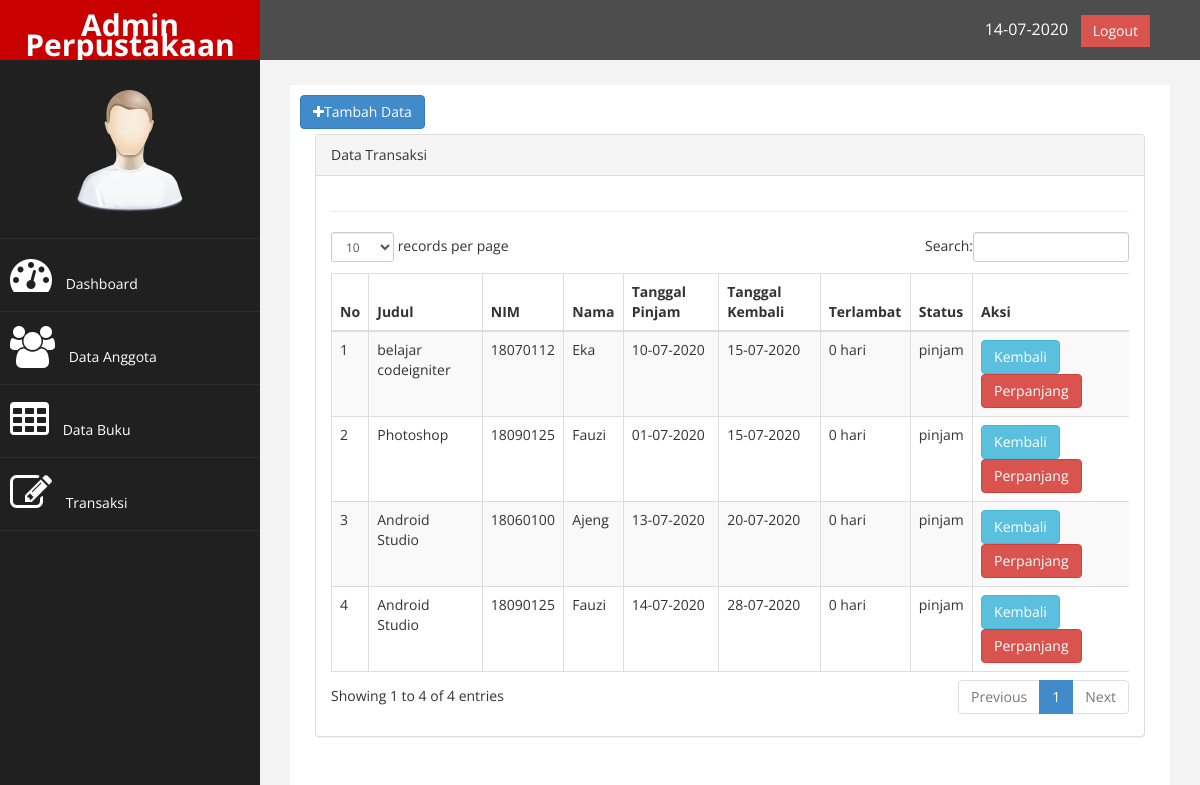
The page /index.php?page=transaksi (signed in) on the database its author committed.
### tables this page shows
CREATE TABLE `tb_transaksi` (
  `id` int(9) NOT NULL,
  `judul` varchar(200) NOT NULL,
  `isbn` varchar(25) NOT NULL,
  `nim` int(8) NOT NULL,
  `nama` varchar(150) NOT NULL,
  `tgl_pinjam` varchar(30) NOT NULL,
  `tgl_kembali` varchar(30) NOT NULL,
  `status` varchar(30) NOT NULL
);

### function.php (called while the page is built)
<?php
    function terlambat($tgl_dateline, $tgl_kembali){
        $tgl_dateline_pecah = explode("-", $tgl_dateline);
        $tgl_dateline_pecah = $tgl_dateline_pecah[2]."-".$tgl_dateline_pecah[1]."-".$tgl_dateline_pecah[0];
        $tgl_kembali_pecah = explode("-", $tgl_kembali);
        $tgl_kembali_pecah = $tgl_kembali_pecah[2]."-".$tgl_kembali_pecah[1]."-".$tgl_kembali_pecah[0];
        $selisih = strtotime($tgl_kembali_pecah)- strtotime($tgl_dateline_pecah);
        $selisih = $selisih/86400;
        if($selisih>1){
            $hasi_tgl = floor($selisih);
        }else{
            $hasi_tgl= 0;
        }
        return $hasi_tgl;
    }
?>

### page/transaksi/transaksi.php (the view, shortened to what this page needs)
<a href="?page=transaksi&aksi=tambah" class="btn btn-primary" style="margin-bottom:5px;"><i class="fa fa-plus"></i>Tambah Data</a>
    <div class="col-md-12">
        <div class="panel panel-default">
            <div class="panel-heading">
                Data Transaksi
            </div>
    <div class="panel-body">
    <div class="table-responsive">
        <table class="table table-striped table-bordered table-hover" id="dataTables-example">
            <thead>
            <tr>
                <th>No</th>
                <th>Judul</th>
                <th>NIM</th>
                <th>Nama</th>
                <th>Tanggal Pinjam</th>
                <th>Tanggal Kembali</th>
                <th>Terlambat</th>
				<th>Status</th>
				<th>Aksi</th>
            </tr>
            </thead>
            <tbody>
			<?php
			$no = 1;
			$sql = $koneksi->query("select * from tb_transaksi where status='pinjam'");
			while ($data = $sql->fetch_assoc()) {
            ?>
			<tr>
				<td><?php echo $no++;?></td>
                <td><?php echo $data['judul'];?></td>
                <td><?php echo $data['nim'];?></td>
				<td><?php echo $data['nama'];?></td>
				<td><?php echo $data['tgl_pinjam'];?></td>
				<td><?php echo $data['tgl_kembali'];?></td>
				<td>
                    <?php
                    $tgl_dateline=$data['tgl_kembali'];
                    $tgl_kembali=date('d-m-y');
                    $lambat= terlambat($tgl_dateline,$tgl_kembali);
                    $denda1=1000;
                    $denda=$lambat*$denda1;
                    if ($lambat>0) {
                        echo "<font color='red'>$lambat hari<br>(Rp $denda)</font>";
                    }else{
                        echo $lambat." hari";
                    }
                        ?>
                </td>
				<td><?php echo $data['status'];?></td>
				<td>
				<a href="?page=transaksi&aksi=kembali&id=<?php echo $data['id']; ?>&judul=
                <?php echo $data['judul']; ?>" class="btn btn-info" > Kembali</a>
                <a href="?page=transaksi&aksi=perpanjang&id=<?php echo $data['id']; ?>
                &judul=<?php echo $data['judul']?>&lambat=<?php echo $lambat ?>
                &tgl_kembali=<?php echo $data['tgl_kembali']?>" class="btn btn-danger" > Perpanjang</a>
				</td>
			</tr>
                <?php } ?>
				</div>
			</div>
		</div>
	</div>
</div>

### assets/css/custom.css (style rules this page uses)
body { font-family: 'Open Sans', sans-serif; }

### rows shown on the page
tb_transaksi: judul "belajar codeigniter", nim "18070112", nama "Eka", tgl_pinjam "10-07-2020", tgl_kembali "15-07-2020", tgl_kembali "0", status "pinjam"
tb_transaksi: judul "Photoshop", nim "18090125", nama "Fauzi", tgl_pinjam "01-07-2020", tgl_kembali "15-07-2020", tgl_kembali "0", status "pinjam"
tb_transaksi: judul "Android Studio", nim "18060100", nama "Ajeng", tgl_pinjam "13-07-2020", tgl_kembali "20-07-2020", tgl_kembali "0", status "pinjam"
tb_transaksi: judul "Android Studio", nim "18090125", nama "Fauzi", tgl_pinjam "14-07-2020", tgl_kembali "28-07-2020", tgl_kembali "0", status "pinjam"
